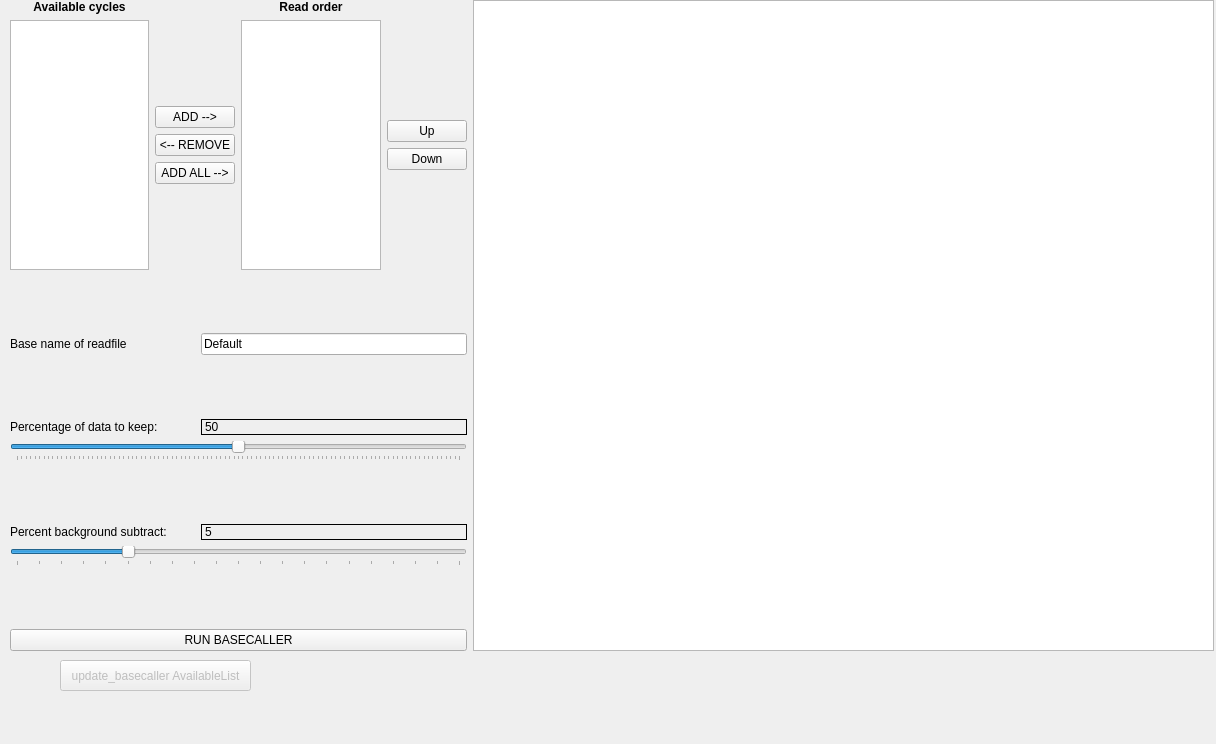
          <widget class="QWidget" name="scrollAreaWidgetContents_9">
           <property name="geometry">
            <rect>
             <x>0</x>
             <y>0</y>
             <width>1216</width>
             <height>744</height>
            </rect>
           </property>
           <widget class="QWidget" name="horizontalLayoutWidget">
            <property name="geometry">
             <rect>
              <x>10</x>
              <y>0</y>
              <width>1211</width>
              <height>651</height>
             </rect>
            </property>
            <layout class="QHBoxLayout" name="horizontalLayout">
             <item>
              <layout class="QVBoxLayout" name="verticalLayout_20">
               <item>
                <layout class="QGridLayout" name="gridLayout_6">
                 <item row="1" column="0">
                  <widget class="QListWidget" name="basecallerAvailCyclesList">
                   <property name="minimumSize">
                    <size>
                     <width>0</width>
                     <height>250</height>
                    </size>
                   </property>
                   <property name="statusTip">
                    <string>Available cycles</string>
                   </property>
                  </widget>
                 </item>
                 <item row="1" column="2">
                  <widget class="QListWidget" name="basecallerReadOrderList">
                   <property name="statusTip">
                    <string>Cycle read order</string>
                   </property>
                  </widget>
                 </item>
                 <item row="0" column="0">
                  <widget class="QLabel" name="label_28">
                   <property name="font">
                    <font>
                     <weight>75</weight>
                     <bold>true</bold>
                    </font>
                   </property>
                   <property name="text">
                    <string>Available cycles</string>
                   </property>
                   <property name="alignment">
                    <set>Qt::AlignCenter</set>
                   </property>
                  </widget>
                 </item>
                 <item row="0" column="2">
                  <widget class="QLabel" name="label_29">
                   <property name="font">
                    <font>
                     <weight>75</weight>
                     <bold>true</bold>
                    </font>
                   </property>
                   <property name="text">
                    <string>Read order</string>
                   </property>
                   <property name="alignment">
                    <set>Qt::AlignCenter</set>
                   </property>
                  </widget>
                 </item>
                 <item row="1" column="1">
                  <layout class="QVBoxLayout" name="verticalLayout_16">
                   <item>
                    <spacer name="verticalSpacer_6">
                     <property name="orientation">
                      <enum>Qt::Vertical</enum>
                     </property>
                     <property name="sizeHint" stdset="0">
                      <size>
                       <width>20</width>
                       <height>40</height>
                      </size>
                     </property>
                    </spacer>
                   </item>
                   <item>
                    <widget class="QPushButton" name="basecallerAddButton">
                     <property name="statusTip">
                      <string>Add cycle to read list</string>
                     </property>
                     <property name="text">
                      <string>ADD --&gt;</string>
                     </property>
                    </widget>
                   </item>
                   <item>
                    <widget class="QPushButton" name="basecallerRemoveButton">
                     <property name="statusTip">
                      <string>Remove cycle from read list</string>
                     </property>
                     <property name="text">
                      <string>&lt;-- REMOVE</string>
                     </property>
                    </widget>
                   </item>
                   <item>
                    <widget class="QPushButton" name="basecallerAddAllButton">
                     <property name="statusTip">
                      <string>Add all cycles to read list</string>
                     </property>
                     <property name="text">
                      <string>ADD ALL --&gt;</string>
                     </property>
                    </widget>
                   </item>
                   <item>
                    <spacer name="verticalSpacer_7">
                     <property name="orientation">
                      <enum>Qt::Vertical</enum>
                     </property>
                     <property name="sizeHint" stdset="0">
                      <size>
                       <width>20</width>
                       <height>40</height>
                      </size>
                     </property>
                    </spacer>
                   </item>
                  </layout>
                 </item>
                 <item row="1" column="3">
                  <layout class="QVBoxLayout" name="verticalLayout_19">
                   <item>
                    <spacer name="verticalSpacer_8">
                     <property name="orientation">
                      <enum>Qt::Vertical</enum>
                     </property>
                     <property name="sizeHint" stdset="0">
                      <size>
                       <width>20</width>
                       <height>40</height>
                      </size>
                     </property>
                    </spacer>
                   </item>
                   <item>
                    <widget class="QPushButton" name="basecallerUpButton">
                     <property name="statusTip">
                      <string>Move selected cycle up the read order</string>
                     </property>
                     <property name="text">
                      <string>Up</string>
                     </property>
                    </widget>
                   </item>
                   <item>
                    <widget class="QPushButton" name="basecallerDownButton">
                     <property name="statusTip">
                      <string>Move selected cycle down the read order</string>
                     </property>
                     <property name="text">
                      <string>Down</string>
                     </property>
                    </widget>
                   </item>
                   <item>
                    <spacer name="verticalSpacer_9">
                     <property name="orientation">
                      <enum>Qt::Vertical</enum>
                     </property>
                     <property name="sizeHint" stdset="0">
                      <size>
                       <width>20</width>
                       <height>40</height>
                      </size>
                     </property>
                    </spacer>
                   </item>
                  </layout>
                 </item>
                </layout>
               </item>
               <item>
                <spacer name="verticalSpacer_10">
                 <property name="orientation">
                  <enum>Qt::Vertical</enum>
                 </property>
                 <property name="sizeHint" stdset="0">
                  <size>
                   <width>20</width>
                   <height>40</height>
                  </size>
                 </property>
                </spacer>
               </item>
               <item>
                <layout class="QFormLayout" name="formLayout_5">
                 <item row="0" column="0">
                  <widget class="QLabel" name="label_30">
                   <property name="sizePolicy">
                    <sizepolicy hsizetype="Fixed" vsizetype="Preferred">
                     <horstretch>0</horstretch>
                     <verstretch>0</verstretch>
                    </sizepolicy>
                   </property>
                   <property name="minimumSize">
                    <size>
                     <width>185</width>
                     <height>0</height>
                    </size>
                   </property>
                   <property name="text">
                    <string>Base name of readfile</string>
                   </property>
                  </widget>
                 </item>
                 <item row="0" column="1">
                  <widget class="QLineEdit" name="basecallerReadfileFN">
                   <property name="statusTip">
                    <string>Base name of readfile</string>
                   </property>
                   <property name="text">
                    <string>Default</string>
                   </property>
                  </widget>
                 </item>
                </layout>
               </item>
               <item>
                <spacer name="verticalSpacer_11">
                 <property name="orientation">
                  <enum>Qt::Vertical</enum>
                 </property>
                 <property name="sizeHint" stdset="0">
                  <size>
                   <width>20</width>
                   <height>40</height>
                  </size>
                 </property>
                </spacer>
               </item>
               <item>
                <layout class="QFormLayout" name="formLayout_6">
                 <property name="fieldGrowthPolicy">
                  <enum>QFormLayout::AllNonFixedFieldsGrow</enum>
                 </property>
                </layout>
               </item>
               <item>
                <layout class="QHBoxLayout" name="horizontalLayout_14">
                 <item>
                  <widget class="QLabel" name="label_31">
                   <property name="sizePolicy">
                    <sizepolicy hsizetype="Fixed" vsizetype="Preferred">
                     <horstretch>0</horstretch>
                     <verstretch>0</verstretch>
                    </sizepolicy>
                   </property>
                   <property name="minimumSize">
                    <size>
                     <width>185</width>
                     <height>0</height>
                    </size>
                   </property>
                   <property name="text">
                    <string>Percentage of data to keep:</string>
                   </property>
                  </widget>
                 </item>
                 <item>
                  <widget class="QLabel" name="basecallerPercentToKeepLabel">
                   <property name="statusTip">
                    <string/>
                   </property>
                   <property name="frameShape">
                    <enum>QFrame::Box</enum>
                   </property>
                   <property name="text">
                    <string>50</string>
                   </property>
                   <property name="alignment">
                    <set>Qt::AlignLeading|Qt::AlignLeft|Qt::AlignVCenter</set>
                   </property>
                  </widget>
                 </item>
                </layout>
               </item>
               <item>
                <widget class="QSlider" name="basecallerDataKeepSlider">
                 <property name="statusTip">
                  <string>Percentage of data to keep</string>
                 </property>
                 <property name="maximum">
                  <number>100</number>
                 </property>
                 <property name="pageStep">
                  <number>10</number>
                 </property>
                 <property name="sliderPosition">
                  <number>50</number>
                 </property>
                 <property name="orientation">
                  <enum>Qt::Horizontal</enum>
                 </property>
                 <property name="tickPosition">
                  <enum>QSlider::TicksBelow</enum>
                 </property>
                 <property name="tickInterval">
                  <number>1</number>
                 </property>
                </widget>
               </item>
               <item>
                <spacer name="verticalSpacer_12">
                 <property name="orientation">
                  <enum>Qt::Vertical</enum>
                 </property>
                 <property name="sizeHint" stdset="0">
                  <size>
                   <width>20</width>
                   <height>40</height>
                  </size>
                 </property>
                </spacer>
               </item>
               <item>
                <layout class="QHBoxLayout" name="horizontalLayout_15">
                 <item>
                  <widget class="QLabel" name="label_76">
                   <property name="sizePolicy">
                    <sizepolicy hsizetype="Fixed" vsizetype="Preferred">
                     <horstretch>0</horstretch>
                     <verstretch>0</verstretch>
                    </sizepolicy>
                   </property>
                   <property name="minimumSize">
                    <size>
                     <width>185</width>
                     <height>0</height>
                    </size>
                   </property>
                   <property name="text">
                    <string>Percent background subtract:</string>
                   </property>
                  </widget>
                 </item>
                 <item>
                  <widget class="QLabel" name="basecallerPercentBGSubtractLabel">
                   <property name="frameShape">
                    <enum>QFrame::Box</enum>
                   </property>
                   <property name="text">
                    <string>5</string>
                   </property>
                   <property name="alignment">
                    <set>Qt::AlignLeading|Qt::AlignLeft|Qt::AlignVCenter</set>
                   </property>
                  </widget>
                 </item>
                </layout>
               </item>
               <item>
                <widget class="QSlider" name="basecallerBackgroundSubtractSlider">
                 <property name="statusTip">
                  <string>Percent of background to be subtracted</string>
                 </property>
                 <property name="maximum">
                  <number>20</number>
                 </property>
                 <property name="pageStep">
                  <number>5</number>
                 </property>
                 <property name="value">
                  <number>5</number>
                 </property>
                 <property name="sliderPosition">
                  <number>5</number>
                 </property>
                 <property name="orientation">
                  <enum>Qt::Horizontal</enum>
                 </property>
                 <property name="tickPosition">
                  <enum>QSlider::TicksBelow</enum>
                 </property>
                 <property name="tickInterval">
                  <number>1</number>
                 </property>
                </widget>
               </item>
               <item>
                <spacer name="verticalSpacer_13">
                 <property name="orientation">
                  <enum>Qt::Vertical</enum>
                 </property>
                 <property name="sizeHint" stdset="0">
                  <size>
                   <width>20</width>
                   <height>40</height>
                  </size>
                 </property>
                </spacer>
               </item>
               <item>
                <widget class="QPushButton" name="basecallerRunBasecallerButton">
                 <property name="statusTip">
                  <string>Run basecaller</string>
                 </property>
                 <property name="text">
                  <string>RUN BASECALLER</string>
                 </property>
                </widget>
               </item>
              </layout>
             </item>
             <item>
              <widget class="QTextEdit" name="basecallerOutputWindow">
               <property name="sizePolicy">
                <sizepolicy hsizetype="Fixed" vsizetype="Expanding">
                 <horstretch>0</horstretch>
                 <verstretch>0</verstretch>
                </sizepolicy>
               </property>
               <property name="minimumSize">
                <size>
                 <width>741</width>
                 <height>0</height>
                </size>
               </property>
               <property name="statusTip">
                <string>Basecaller output</string>
               </property>
               <property name="tabChangesFocus">
                <bool>true</bool>
               </property>
              </widget>
             </item>
             <item>
              <widget class="QLabel" name="label_39">
               <property name="maximumSize">
                <size>
                 <width>1</width>
                 <height>16777215</height>
                </size>
               </property>
               <property name="text">
                <string/>
               </property>
              </widget>
             </item>
            </layout>
           </widget>
           <widget class="QPushButton" name="pushButton_2">
            <property name="enabled">
             <bool>false</bool>
            </property>
            <property name="geometry">
             <rect>
              <x>60</x>
              <y>660</y>
              <width>191</width>
              <height>31</height>
             </rect>
            </property>
            <property name="text">
             <string>update_basecaller AvailableList</string>
            </property>
           </widget>
          </widget>
